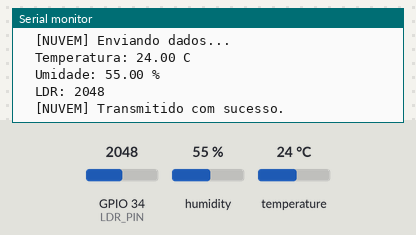
The sketch below on a simulated ESP32. Shown: the last lines printed to the serial monitor. The test bench sets the inputs (shaded band); at power-on: humidity 55 %, temperature 24 °C, GPIO 34 (LDR_PIN) = 2048.

Above: at 6.8 s.
6.9 s: humidity set to 31 %
At 9.6 s:
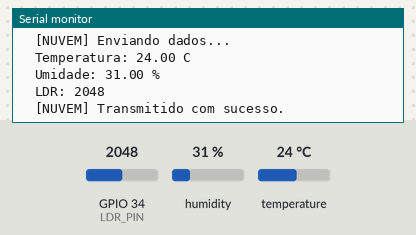
15.4 s: humidity set to 28 %
At 18.9 s:
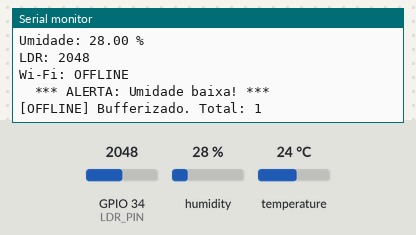
24.2 s: temperature set to 37.2 °C
At 28.0 s:
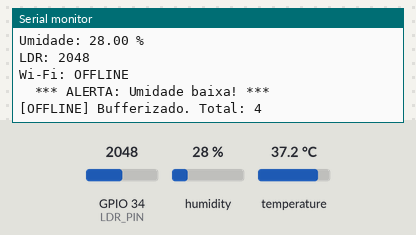
28.6 s: temperature set to 38 °C
At 34.1 s:
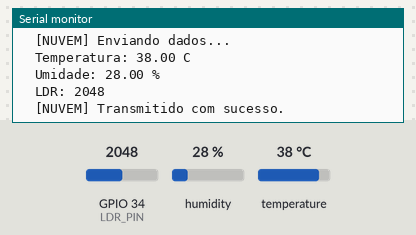
Timing chart, 0 to 35.6 s (numbered marks = the images above; inputs shaded):
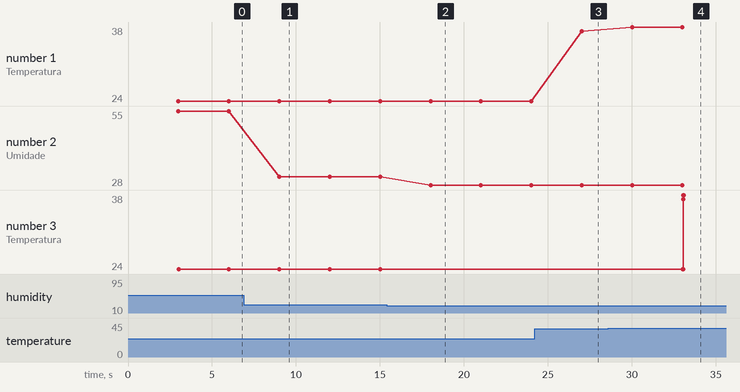

Measured:
- the behaviour switches between 30 and 29 % on humidity (found by bisection; images 1 and 2)
- the behaviour switches between 37.5 and 37.6 °C on temperature (found by bisection; images 3 and 4)
- after the input at 6.9 s, the serial monitor: prints a new line after 2.1 s (image 1)
- after the input at 15.4 s, the serial monitor: prints a new line after 2.6 s (image 2)
- after the input at 24.2 s, the serial monitor: prints a new line after 2.8 s (image 3)
- after the input at 28.6 s, the serial monitor: prints a new line after 1.4 s (image 4)
- plotted number 1: 24 → 37.2 after the input at 24.2 s, 37.2 → 38 after the input at 28.6 s
- plotted number 2: 55 → 31 after the input at 6.9 s, 31 → 28 after the input at 15.4 s

The sketch:

sketch.ino
```cpp
#include <DHT.h>

#define DHTPIN 15
#define DHTTYPE DHT22
#define LDR_PIN 34

DHT dht(DHTPIN, DHTTYPE);

bool wifiConectado = true;

struct Leitura {
  float temperatura;
  float umidade;
  int ldr;
  unsigned long timestamp;
};

const int MAX_BUFFER = 10;
Leitura bufferOffline[MAX_BUFFER];
int totalBufferizado = 0;

unsigned long ultimaLeitura = 0;
const unsigned long INTERVALO = 3000;
int ciclo = 0;

void setup() {
  Serial.begin(115200);
  dht.begin();
  Serial.println("=== CardioIA - Fase 3: Monitoramento IoT ===");
  Serial.println("Sensores: DHT22 + LDR");
  Serial.println("Resiliencia offline ativa (buffer em memoria)");
  Serial.println("=============================================");
}

void enviarParaNuvem(Leitura l) {
  Serial.println("  [NUVEM] Enviando dados...");
  Serial.print("  Temperatura: "); Serial.print(l.temperatura); Serial.println(" C");
  Serial.print("  Umidade: "); Serial.print(l.umidade); Serial.println(" %");
  Serial.print("  LDR: "); Serial.println(l.ldr);
  Serial.println("  [NUVEM] Transmitido com sucesso.");
}

void sincronizarBuffer() {
  if (totalBufferizado == 0) return;
  Serial.println(">>> Wi-Fi reconectado. Sincronizando dados offline...");
  for (int i = 0; i < totalBufferizado; i++) {
    enviarParaNuvem(bufferOffline[i]);
  }
  totalBufferizado = 0;
  Serial.println(">>> Sincronizacao concluida.");
}

void verificarAlertas(float temp, float umidade, int ldr) {
  if (temp > 37.5) Serial.println("  *** ALERTA: Temperatura elevada! ***");
  if (umidade < 30) Serial.println("  *** ALERTA: Umidade baixa! ***");
  if (ldr < 200)   Serial.println("  *** ALERTA: LDR em valor critico! ***");
}

void loop() {
  unsigned long agora = millis();

  if (ciclo > 0 && ciclo % 5 == 0) {
    wifiConectado = !wifiConectado;
    Serial.print("\n[SISTEMA] Wi-Fi ");
    Serial.println(wifiConectado ? "CONECTADO" : "DESCONECTADO");
  }

  if (agora - ultimaLeitura >= INTERVALO) {
    ultimaLeitura = agora;
    ciclo++;

    float temp = dht.readTemperature();
    float umid = dht.readHumidity();
    int ldr = analogRead(LDR_PIN);

    if (isnan(temp) || isnan(umid)) {
      Serial.println("[ERRO] Falha na leitura do DHT22.");
      return;
    }

    Serial.println("\n--- Leitura #" + String(ciclo) + " ---");
    Serial.print("Temperatura: "); Serial.print(temp); Serial.println(" C");
    Serial.print("Umidade: "); Serial.print(umid); Serial.println(" %");
    Serial.print("LDR: "); Serial.println(ldr);
    Serial.print("Wi-Fi: "); Serial.println(wifiConectado ? "ONLINE" : "OFFLINE");

    verificarAlertas(temp, umid, ldr);

    Leitura lAtual = {temp, umid, ldr, agora};

    if (wifiConectado) {
      sincronizarBuffer();
      enviarParaNuvem(lAtual);
    } else {
      if (totalBufferizado < MAX_BUFFER) {
        bufferOffline[totalBufferizado++] = lAtual;
        Serial.print("[OFFLINE] Bufferizado. Total: ");
        Serial.println(totalBufferizado);
      } else {
        Serial.println("[OFFLINE] Buffer cheio.");
      }
    }
  }
}
```
